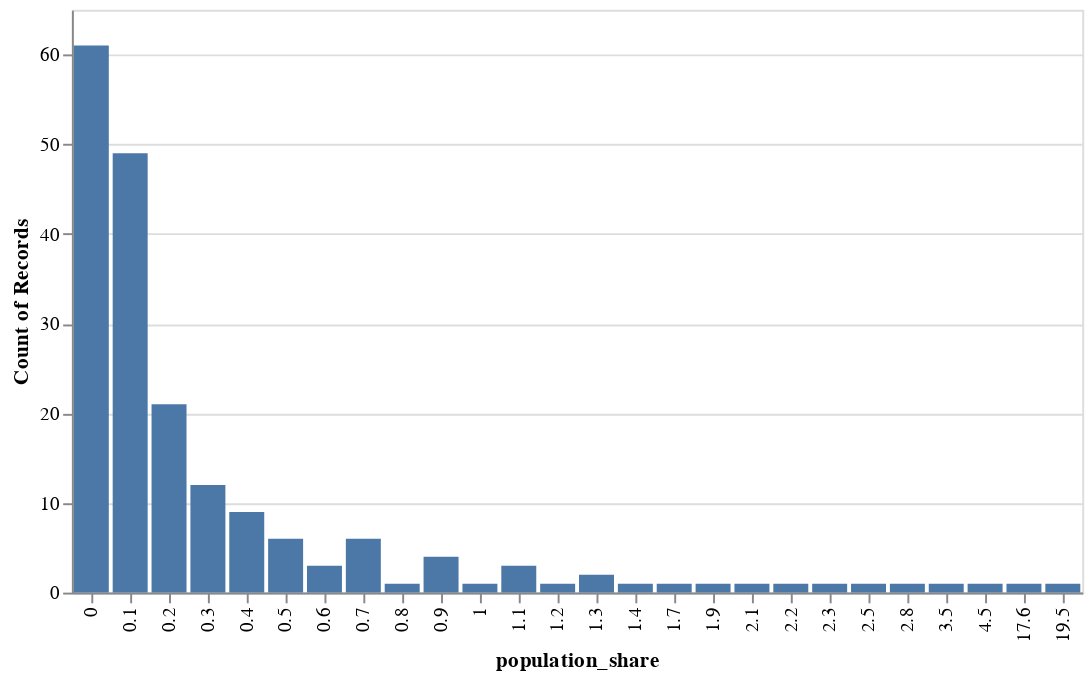

The notebook cell this image was saved under:
### Markdown cell above
### 1. Standard bar chart

### Code cell
alt.Chart(source).mark_bar().encode(
    x=('population_share'),
    y=alt.Y('count(population_share)')
)

### Figure 1 — Vega-Lite specification as saved in the notebook (floating-point values rounded to 4 significant figures; data arrays with more than 128 entries replaced by an {"elided": "..."} marker saying what was removed)
{"config": {"view": {"continuousWidth": 400, "continuousHeight": 300}}, "data": {"name": "data-0ed520243535788070bc892e8427f96d"}, "mark": "bar", "encoding": {"x": {"field": "population_share", "type": "nominal"}, "y": {"aggregate": "count", "field": "population_share", "type": "nominal"}}, "$schema": "https://vega.github.io/schema/vega-lite/v4.17.0.json", "datasets": {"data-0ed520243535788070bc892e8427f96d": {"elided": "191 records"}}}
